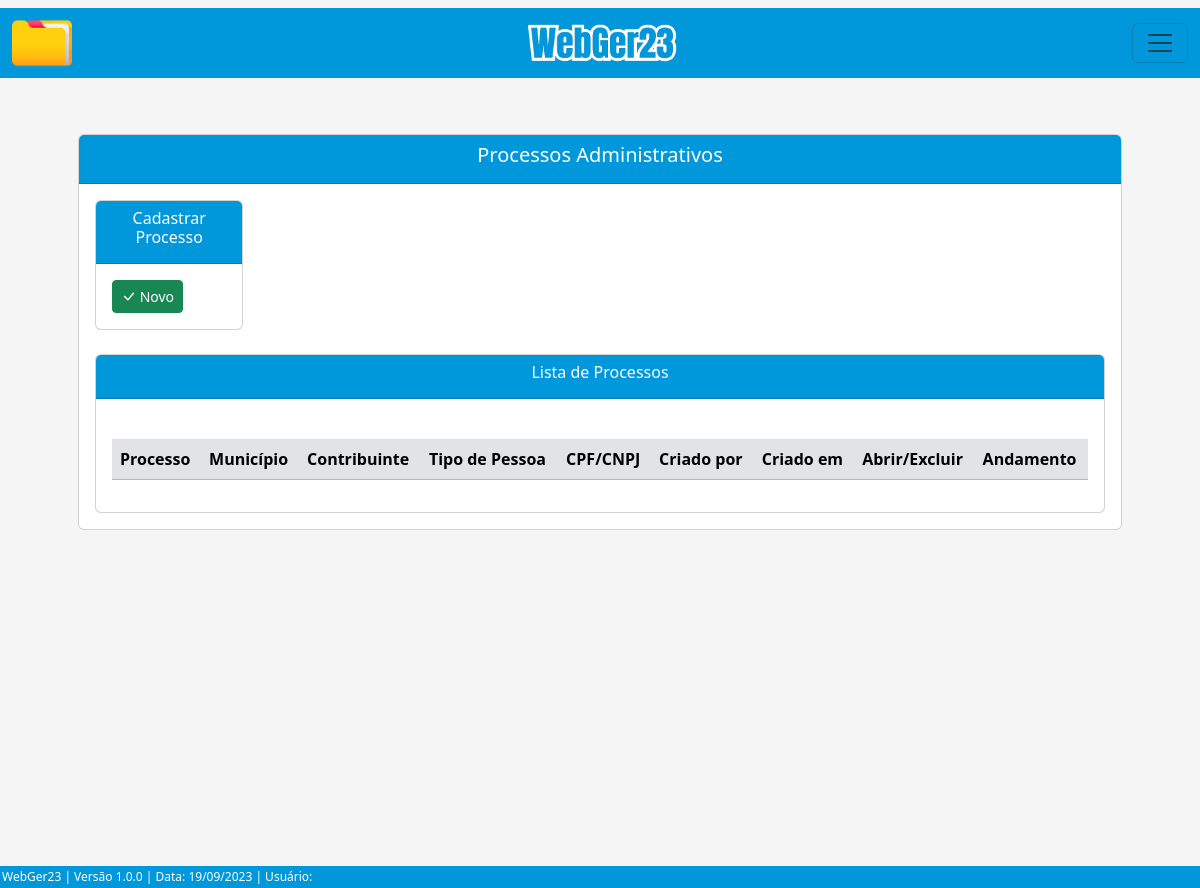
Before: /listar/processo-adm/ with the older database file.
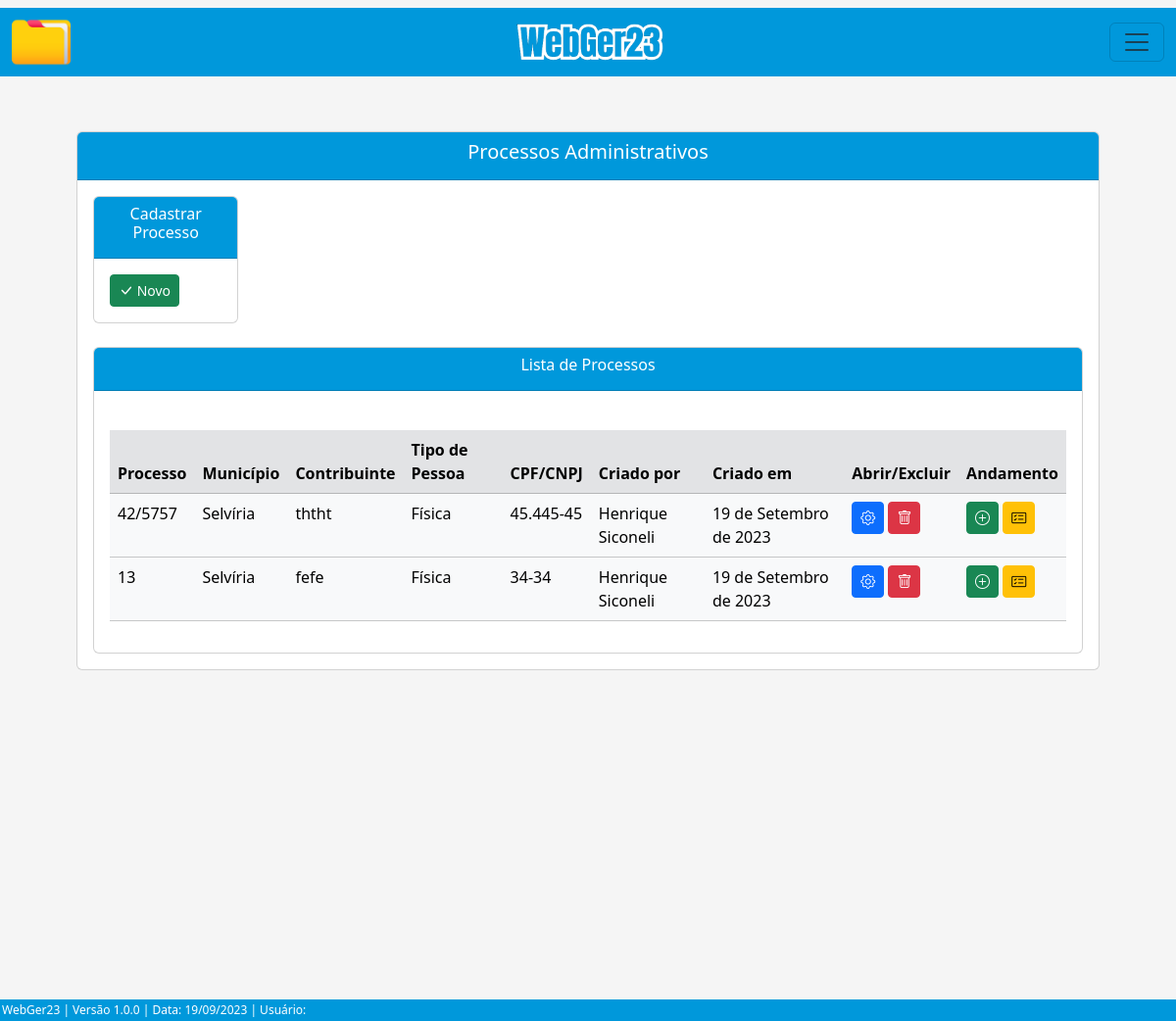
After: the same page with the newer database file.
### processo/models.py (models this page shows, shortened)
class Base(models.Model): # Classe base, será herdada pelas outras classes
    data_criacao = models.DateField('data_criação', auto_now_add=True)
    data_alteracao = models.DateField('Alterado', auto_now=True)
    ativo = models.BooleanField('Ativo?', default=True)
    class Meta:
        abstract = True

class ProcessoAdm(Base):
    ufs = (
        ('MS', 'MS'), ('MT', 'MT'), ('SP', 'SP'), ('RJ', 'RJ'),
    )
    municipios = (
        ('Selvíria', 'Selvíria'), ('Inocência', 'Inocência'),
    )
    tipo_pessoas = (
        ('Física', 'Física'), ('Jurídica', 'Jurídica'),
    )
    criador_processo_adm = models.ForeignKey(get_user_model(), verbose_name='Usuário Criador', on_delete=models.CASCADE) # Usuário que criou o processo, utilizando chave primária com o get_user_model do django, para utilizar o usuário logado automaticamente
    numero = models.CharField(unique=True, verbose_name='N°', max_length=10) # Número do processo
    municipio = models.CharField(max_length=50, choices=municipios, verbose_name='Município') # Município
    uf = models.CharField(max_length=2, choices=ufs) # UF
    data_inicial = models.DateField(blank=True, null=True) # Data Inicial do Período do processo
    data_final = models.DateField(blank=True, null=True) # Data final do Período do processo
    data_div_ativa = models.DateField(blank=True, null=True) # Data dívida ativa
    valor_atributo = models.CharField(max_length=14, blank=True, null=True)  # Valor do atributo
    valor_multa = models.CharField(max_length=14, blank=True, null=True) # Valor da multa
    valor_credito = models.CharField(max_length=14, blank=True, null=True) # Valor do crédito
    valor_atualizado = models.CharField(max_length=14, blank=True, null=True) # Valor do atualizado
    data_valor_atualizado = models.DateField(blank=True, null=True) # Data valor atualizado
    nome_contribuinte = models.CharField(max_length=50)  # Nome / Razão Social
    tipo_pessoa = models.CharField(max_length=50, choices=tipo_pessoas) # Física / Jurídica
    documento = models.CharField(max_length=20, verbose_name='CPF/CNPJ', unique=True) # CPF / CNPJ
    nome_fantasia = models.CharField(max_length=50, blank=True, null=True) # Nome Fantasia
    email = models.EmailField(max_length=50, blank=True, null=True) # E-mail
    endereco = models.CharField(max_length=150) # Rua
    complemento = models.CharField(max_length=50, blank=True, null=True) # Complemento
    municipio_contribuinte = models.CharField(max_length=50, blank=True, null=True) # Município Contribuinte
    uf_contribuinte = models.CharField(max_length=2, choices=ufs, verbose_name='UF', blank=True, null=True) # UF Contribuinte
    cep = models.CharField(max_length=10, blank=True, null=True) # CEP
    telefone = models.CharField(max_length=20, blank=True, null=True) # Telefone
    celular = models.CharField(max_length=20, blank=True, null=True) # Celular

### processo/views.py (the view)
# urls.py: path('listar/processo-adm/', ProcessoAdmList.as_view(), name='proc-adm-list'),
class ProcessoAdmList(ListView):
    model = ProcessoAdm
    template_name = 'processos/lists/processo_adm_list.html'

### processo/templates/processos/lists/processo_adm_list.html (shortened to what the changed rows need)
{% extends 'index.html' %}
{% load static %}
{% block conteudo %}
    <div class="container p-5">
        <div class="card">
            <div class="card-body">
                <br>
                <div class="card">
                    <div class="card-body">
                        <div class="table-responsive">
                            <br>
                            <table class="table table-hover table-light" id="tabela-listar">
                                <thead>
                                    <tr class="table-secondary">
                                        <th>Processo</th>
                                        <th>Município</th>
                                        <th>Contribuinte</th>
                                        <th>Tipo de Pessoa</th>
                                        <th>CPF/CNPJ</th>
                                        <th>Criado por</th>
                                        <th>Criado em</th>
                                        <th>Abrir/Excluir</th>
                                        <th>Andamento</th>
                                    </tr>
                                </thead>
                                <tbody>
                                    {% for processo in object_list %}
                                    <tr>
                                        <td>{{ processo.numero }}</td>
                                        <td>{{ processo.municipio }}</td>
                                        <td>{{ processo.nome_contribuinte }}</td>
                                        <td>{{ processo.tipo_pessoa }}</td>
                                        <td>{{ processo.documento }}</td>
                                        <td>{{ processo.criador_processo_adm.get_full_name }}</td>
                                        <td>{{ processo.data_criacao }}</td>
                                        <td>
                                            <a href="{% url 'proc-adm-update' processo.pk %}" class="btn btn-primary btn-sm"><i class="bi bi-gear" style="font-size: 15px;"></i></a>
                                            <a href="{% url 'proc-adm-delete' processo.pk %}" class="btn btn-danger btn-sm"><i class="bi bi-trash" style="font-size: 15px;"></i></a>
                                        </td>
                                        <td>
                                            <a href="{% url 'andamento-adm-create' processo.pk %}" class="btn btn-success btn-sm" ><i class="bi bi-plus-circle" style="font-size: 15px;"></i></a>
                                            <a href="{% url 'andamento-adm-list' processo.pk %}" class="btn btn-warning btn-sm"><i class="bi bi-card-checklist" style="font-size: 15px;"></i></a>
                                        </td>
                                    </tr>
                                    {% endfor %}
                                </tbody>
                            </table>
                        </div>
                    </div>
                </div>
            </div>
        </div>
    </div>
    <br><br><br><br><br><br><br><br><br><br><br><br>
{% endblock %}

Changed rows visible on the page:
added ProcessoAdm: numero "42/5757", municipio "Selvíria", nome_contribuinte "ththt", tipo_pessoa "Física", documento "45.445-45", criador_processo_adm.get_full_name "Henrique Siconeli", data_criacao "19 de Setembro de 2023"
added ProcessoAdm: numero "13", municipio "Selvíria", nome_contribuinte "fefe", tipo_pessoa "Física", documento "34-34", criador_processo_adm.get_full_name "Henrique Siconeli", data_criacao "19 de Setembro de 2023"
